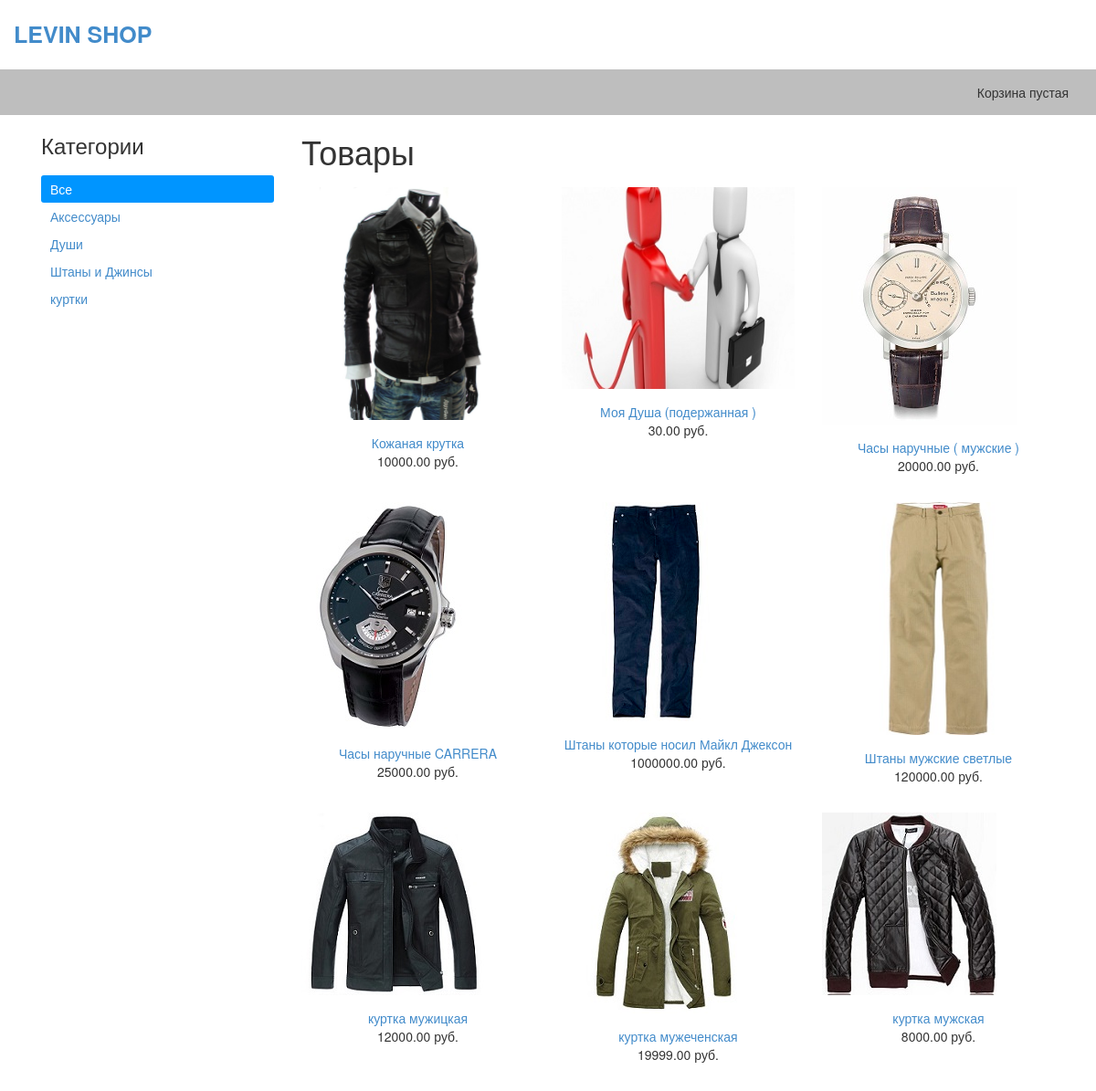
The page / on the database its author committed.
### shop/models.py (models this page shows, shortened)
class Category(models.Model):
    name = models.CharField(max_length=200, db_index=True)
    slug = models.SlugField(max_length=200, db_index=True, unique=True)
    class Meta:
        ordering = ['name']
        verbose_name = 'Категория'
        verbose_name_plural = 'Категории'
    def get_absolute_url(self):
        return reverse('shop:ProductListByCategory', args=[self.slug])

class Product(models.Model):
    category = models.ForeignKey(Category, related_name='products', verbose_name="Категория")
    name = models.CharField(max_length=200, db_index=True, verbose_name="Название")
    slug = models.SlugField(max_length=200, db_index=True)
    image = models.ImageField(upload_to='products/%Y/%m/%d/', blank=True, verbose_name="Изображение товара")
    description = models.TextField(blank=True, verbose_name="Описание")
    price = models.DecimalField(max_digits=10, decimal_places=2, verbose_name="Цена")
    stock = models.PositiveIntegerField(verbose_name="На складе")
    available = models.BooleanField(default=True, verbose_name="Доступен")
    created = models.DateTimeField(auto_now_add=True)
    updated = models.DateTimeField(auto_now=True)
    class Meta:
        ordering = ['name']
        index_together = [
            ['id', 'slug']
        ]
    def get_absolute_url(self):
          return reverse('shop:ProductDetail', args=[self.id, self.slug])

### shop/views.py (the view)
# urls.py: url(r'^$', views.ProductList, name='ProductList'),
def ProductList(request, category_slug=None):
    category = None
    categories = Category.objects.all()
    products = Product.objects.filter(available=True)
    if category_slug:
        category = get_object_or_404(Category, slug=category_slug)
        products = products.filter(category=category)
    return render(request, 'shop/product/list.html', {
        'category': category,
        'categories': categories,
        'products': products
    })

### cart/cart.py (called while the page is built)
    def __len__(self):
        return sum(item['quantity'] for item in self.cart.values())

### cart/context_processors.py (called while the page is built)
def cart(request):
    return {'cart': Cart(request)}

### shop/templates/shop/product/list.html (shortened to what this page needs)
{% extends 'shop/base.html' %}
{% load static %}
{% block content %}
  <div id="sidebar" class="col-sm-3">
    <h3>Категории</h3>
    <ul>
      <li {% if not category %} class="selected" {% endif %}>
        <a href="{% url "shop:ProductList" %}">Все</a>
      </li>
      {% for cat in categories %}
        <li {% if category.slug == cat.slug %} class="selected" {% endif %}>
          <a href="{{ cat.get_absolute_url }}">{{ cat.name }}</a>
        </li>
      {% endfor %}
    </ul>
  </div>
  <div id="main" class="product_list col-sm-9">
    <h1>{% if category %}{{ category.name }}{% else %}Товары{% endif %}</h1>
    <div class="items row">
      {% for product in products %}
        <div class="item col-sm-4">
          <a href="{{ product.get_absolute_url }}">
            <img src="{% if product.image %}{{ product.image.url }}{% else %}{% static "img/no-image.jpg"%}{% endif %}" class="img-responsive">
          </a>
          <a href="{{ product.get_absolute_url }}">{{ product.name }}</a><br>
          {{ product.price }} руб.
        </div>
      {% endfor %}
    </div>
  </div>
{% endblock %}</code>

### shop/templates/shop/base.html (shortened to what this page needs)
{% load static %}
<!DOCTYPE html>
<html lang="en">
<head>
  <link rel="stylesheet" href="{% static "css/bootstrap.min.css" %}">
  <link rel="stylesheet" href="{% static "css/style.css" %}">
</head>
<body>
  <section id="header">
    <div align="justify" class="top container">
    <a href="/">
      LEVIN SHOP
      </a>
    </div>
    <div class="top-bl">
      <div class="container">
        <div class="cart">
            {% with total_items=cart|length %}
                {% if cart|length > 0 %}
                    Ваша корзина:
                    <a href="{% url "cart:CartDetail" %}">
                        {{ total_items }} товаров {{ cart.get_total_price_after_discount }} руб.
                    </a>
                {% else %}
                    Корзина пустая
                {% endif %}
            {% endwith %}
</div>
      </div>
    </div>
  </section>
  <section id="content row" class="container">
    {% block content %}{% endblock %}
  </section>
</body>
</html>

### shop/static/CSS/style.css (style rules this page uses)
.top { padding: 20px 0; font-size: 25px; font-weight: 600; text-transform: uppercase; }
.top-bl { background: #bebebe; padding: 15px; }
.top-bl .cart { float: right; }
#sidebar ul { list-style: none; margin: 0; padding: 0; margin-top: 20px; }
#sidebar ul li { padding: 5px 10px; }
#sidebar ul li.selected { background: #0095ff; color: white; border-radius: 3px; }
#sidebar ul li.selected a { color: white; }
.items { margin-top: 20px; }
.item { text-align: center; margin-bottom: 30px; }
.item a img { margin-bottom: 15px; }

### rows shown on the page
Category: name "Аксессуары"
Category: name "Души"
Category: name "Штаны и Джинсы"
Category: name "куртки"
Product: image (picture), name "Кожаная крутка", price "10000.00"
Product: image (picture), name "Моя Душа (подержанная )", price "30.00"
Product: image (picture), name "Часы наручные ( мужские )", price "20000.00"
Product: image (picture), name "Часы наручные CARRERA", price "25000.00"
Product: image (picture), name "Штаны которые носил Майкл Джексон", price "1000000.00"
Product: image (picture), name "Штаны мужские светлые", price "120000.00"
Product: image (picture), name "куртка мужицкая", price "12000.00"
Product: image (picture), name "куртка мужеченская", price "19999.00"
Product: image (picture), name "куртка мужская", price "8000.00"
